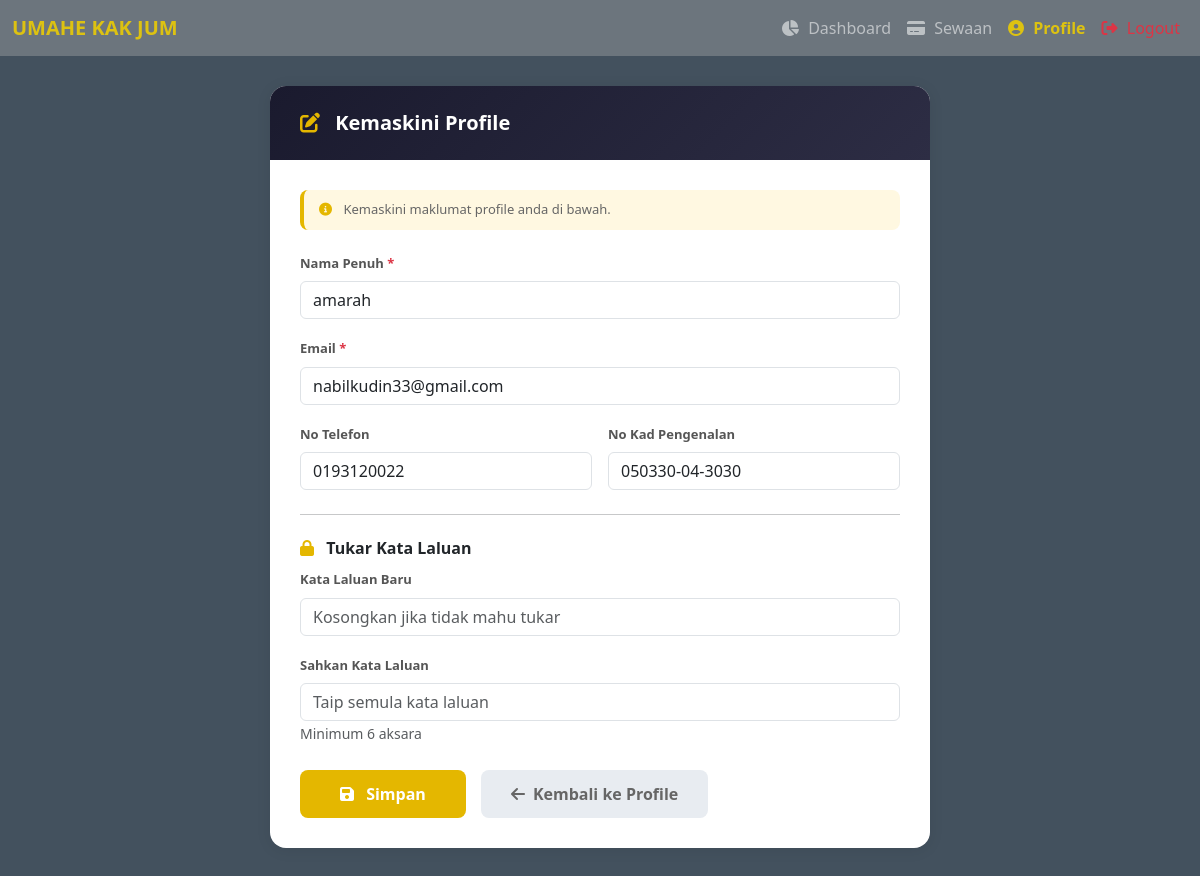
Screenshot of /edit_profile.php (signed in) with the database file from the repository.
### tables this page shows
CREATE TABLE IF NOT EXISTS `penyewa` (
  `id_penyewa` int NOT NULL AUTO_INCREMENT,
  `nama` varchar(100) NOT NULL,
  `no_ic` varchar(20) NOT NULL,
  `no_telefon` varchar(20) DEFAULT NULL,
  `email` varchar(100) NOT NULL,
  `password` varchar(255) NOT NULL,
  PRIMARY KEY (`id_penyewa`),
  UNIQUE KEY `no_ic` (`no_ic`),
  UNIQUE KEY `email` (`email`)
);

### edit_profile.php (the view, shortened to what this page needs)
<?php
include("db.php");
$role = $_SESSION['role'];
$user_id = $_SESSION['user_id'];
if ($role == 'admin') {
    $nama = $_SESSION['username'] ?? 'Admin';
    $email = 'admin@umahkakjum.com';
    $no_telefon = '-';
    $no_ic = '-';
    $role_display = 'Tuan Rumah / Admin';
} else {
    $sql = "SELECT * FROM penyewa WHERE id_penyewa = ?";
    $stmt = mysqli_prepare($conn, $sql);
    mysqli_stmt_bind_param($stmt, "i", $user_id);
    mysqli_stmt_execute($stmt);
    $result = mysqli_stmt_get_result($stmt);
    $penyewa = mysqli_fetch_assoc($result);
    if ($penyewa) {
        $nama = $penyewa['nama'];
        $email = $penyewa['email'];
        $no_telefon = $penyewa['no_telefon'] ?? '';
        $no_ic = $penyewa['no_ic'] ?? '';
    } else {
        header("Location: logout.php");
        exit();
    }
}
?>
<!DOCTYPE html>
<html>
<head>
    <link href="https://cdn.jsdelivr.net/npm/bootstrap@5.3.0/dist/css/bootstrap.min.css" rel="stylesheet">
    <link rel="stylesheet" href="https://cdnjs.cloudflare.com/ajax/libs/font-awesome/6.4.0/css/all.min.css">
</head>
<body>
<?php
if ($role == 'admin') {
    include("header.php");
} else {
    include("header_penyewa.php");
}
?>
<div class="page-wrapper">
    <div class="edit-card">
        <div class="edit-header">
            <h5><i class="fas fa-edit"></i> Kemaskini Profile</h5>
        </div>
        <div class="edit-body">
            <div class="info-badge">
                <i class="fas fa-info-circle"></i>
                Kemaskini maklumat profile anda di bawah.
            </div>
            <form method="POST">
                <?php if ($role == 'admin'): ?>
                    <div class="mb-3">
                        <label class="form-label">Nama <span class="required">*</span></label>
                        <input type="text" class="form-control" name="nama" value="<?= htmlspecialchars($nama) ?>" required>
                    </div>
                    <div class="mb-3">
                        <label class="form-label">Email</label>
                        <input type="email" class="form-control" value="<?= htmlspecialchars($email) ?>" disabled>
                        <small class="form-text">Email admin tidak boleh diubah</small>
                    </div>
                <?php else: ?>
                    <div class="mb-3">
                        <label class="form-label">Nama Penuh <span class="required">*</span></label>
                        <input type="text" class="form-control" name="nama" value="<?= htmlspecialchars($nama) ?>" required>
                    </div>
                    <div class="mb-3">
                        <label class="form-label">Email <span class="required">*</span></label>
                        <input type="email" class="form-control" name="email" value="<?= htmlspecialchars($email) ?>" required>
                    </div>
                    <div class="row g-3">
                        <div class="col-md-6">
                            <label class="form-label">No Telefon</label>
                            <input type="text" class="form-control" name="no_telefon" value="<?= htmlspecialchars($no_telefon) ?>">
                        </div>
                        <div class="col-md-6">
                            <label class="form-label">No Kad Pengenalan</label>
                            <input type="text" class="form-control" name="no_ic" value="<?= htmlspecialchars($no_ic) ?>">
                        </div>
                    </div>
                    <hr class="my-4">
                    <h6 class="fw-bold"><i class="fas fa-lock me-2" style="color: #e4b700;"></i> Tukar Kata Laluan</h6>
                    <div class="mb-3">
                        <label class="form-label">Kata Laluan Baru</label>
                        <input type="password" class="form-control" name="password" placeholder="Kosongkan jika tidak mahu tukar">
                    </div>
                    <div class="mb-3">
                        <label class="form-label">Sahkan Kata Laluan</label>
                        <input type="password" class="form-control" name="confirm_password" placeholder="Taip semula kata laluan">
                        <small class="form-text">Minimum 6 aksara</small>
                    </div>
                <?php endif; ?>
                <div class="action-buttons">
                    <button type="submit" name="update" class="btn-simpan">
                        <i class="fas fa-save me-2"></i> Simpan
                    </button>
                    <a href="profile.php" class="btn-batal">
                        <i class="fas fa-arrow-left"></i> Kembali ke Profile
                    </a>
                </div>
            </form>
        </div>
    </div>
</div>
</body>
</html>

### edit_profile.php (style rules this page uses)
body { background: #f0f2f5; font-family: 'Segoe UI', Tahoma, Geneva, Verdana, sans-serif; }
.page-wrapper { max-width: 700px; margin: 0 auto; padding: 30px 20px; }
.edit-card { background: white; border-radius: 16px; box-shadow: 0 2px 15px rgba(0,0,0,0.08); overflow: hidden; }
.edit-header { background: linear-gradient(135deg, #1a1a2e, #2d2d44); padding: 25px 30px; color: white; }
.edit-header h5 { font-weight: 700; margin: 0; }
.edit-header h5 i { color: #e4b700; margin-right: 10px; }
.edit-body { padding: 30px; }
.form-label { font-weight: 600; font-size: 13px; color: #555; }
.form-label .required { color: #dc3545; }
.form-control { border-radius: 8px; padding: 10px 15px; border: 2px solid #e8ecf1; transition: all 0.3s ease; }
.form-text { font-size: 12px; color: #888; }
.btn-simpan { background: #e4b700; border: none; border-radius: 8px; padding: 12px 40px; font-weight: 700; color: white; transition: all 0.3s ease; }
.btn-batal { background: #e8ecf1; border: none; border-radius: 8px; padding: 12px 30px; font-weight: 600; color: #666; transition: all 0.3s ease; text-decoration: none; display: inline-flex; align-items: center; gap: 8px; }
.info-badge { background: #fff8e1; padding: 10px 15px; border-radius: 8px; border-left: 4px solid #e4b700; font-size: 13px; color: #666; margin-bottom: 20px; }
.info-badge i { color: #e4b700; margin-right: 8px; }
.action-buttons { display: flex; gap: 15px; margin-top: 25px; flex-wrap: wrap; }

### header_penyewa.php (style rules this page uses)
body { background-color: #43515e; min-height: 100vh; display: flex; flex-direction: column; }

### rows the page displays
penyewa: nama "amarah", email "nabilkudin33@gmail.com", no_telefon "0193120022", no_ic "050330-04-3030"
